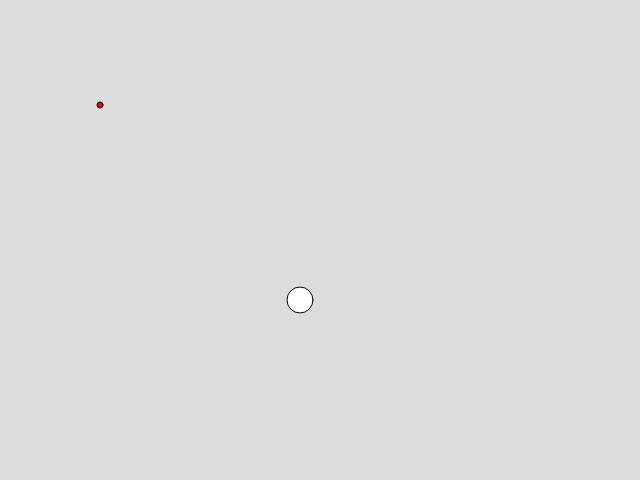
Frame 1 (no input)
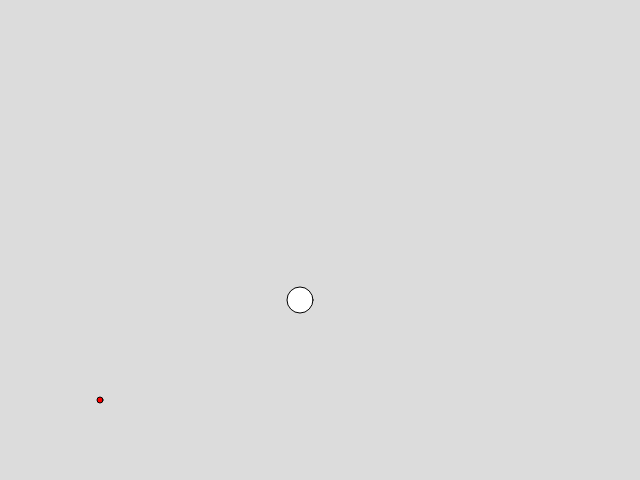
Frame 60 (no input)
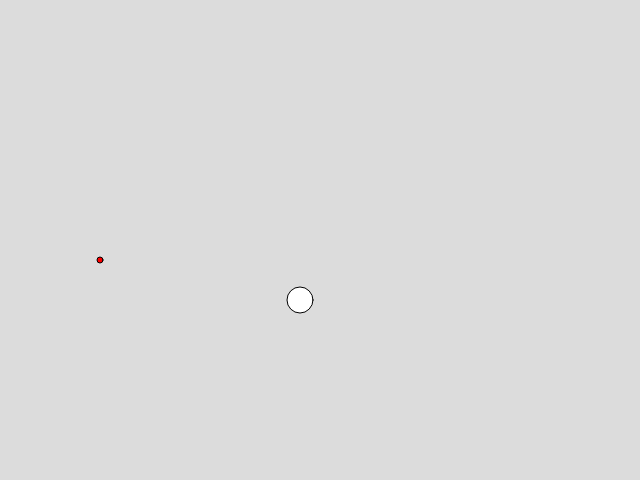
Frame 120 (the mouse pressed at the canvas centre since frame 60)

The p5.js sketch that drew these frames (run headless with seeded random() and noise() and a simulated clock; from frame 60 on, the mouse is pressed at the canvas centre):

// p5.js sketch
// ── sketch.js
var posX = 300;
var posY = 300;
var posObstacleX = 100;
var posObstacleY = 100;
var speed = 5;
var direction = 1;
var rayonPlayer = 13;
var rayonObstacle = 3;
var minimalDistance;
var d;
var s;
var puntos;
var lose = false;
var h_v;

function setup(){
    createCanvas(640, 480);
}

function draw(){
    background(220);

    testCollision();
    score();

    updatePositionCercle();
    testOutOfScreen();
    fill('white');
    circle(posX, posY, rayonPlayer * 2);
    
    fill('red');
    //obstacleMoveHorizontal();
    obstacleMoveVerical();
    circle(posObstacleX, posObstacleY, rayonObstacle * 2);

}

function updatePositionCercle() {
    if(keyIsDown(DOWN_ARROW)) {
        posY += 5;
    }
    if(keyIsDown(UP_ARROW)) {
        posY -= 5;
    }
    if(keyIsDown(LEFT_ARROW)) {
        posX -= 5;
    }
    if(keyIsDown(RIGHT_ARROW)) {
        posX += 5;
    }
}

function testOutOfScreen() {
    if(posX <= 25) {
        posX = 25;
        stroke('red');
        strokeWeight(10);
    }
    if (posX >= 615) {
        posX= 615;
    }
    if(posY <= 25) {
        posY = 25;
    }
    if (posY >= 455) {
        posY= 455;
    }
}

function obstacleMoveHorizontal() {
  
    if(posObstacleX <= 3) {
        direction = 1;
    } 
    if (posObstacleX >= 637) {
        direction = -1;
    }

    posObstacleX = posObstacleX + direction * speed;
}

function obstacleMoveVerical() {
  
    if(posObstacleY <= 3) {
        direction = 1;
    } 
    if (posObstacleY >= 477) {
        direction = -1;
    }

    posObstacleY = posObstacleY + direction * speed;
}

// ressources
// https://p5js.org/examples/motion-circle-collision.html
function testCollision() {
    minimalDistance = rayonPlayer - rayonObstacle;
    d = dist(posObstacleX,posObstacleY, posX, posY) ;
    if (d <= minimalDistance) {
        fill('red');
        lose = true;
    }
    
}

function score() {
 
}
// ── nul.js
function Obstacle() {
    this.posX;
    this.posY;
    this.h_v;
    this.direction;
    this.speed = 5;
    this.dessiner = function() {
        fill('red');
        circle(this.posX, this.posY, 6);
    }

    this.obstacleMoveVerical = function(posObstacleY) {
  
        if(posObstacleY <= 3) {
            this.direction = 1;
        } 
        if (posObstacleY >= 477) {
            this.direction = -1;
        }
    
        posObstacleY = posObstacleY + direction * speed;
    }

    this.obstacleMoveHorizontal = function(posObstacleX) {
  
        if(posObstacleX <= 3) {
            this.direction = 1;
        } 
        if (posObstacleX >= 637) {
            this.direction = -1;
        }
    
        posObstacleX = posObstacleX + this.direction * this.speed;
    }
}
// ── nulle.js
function Obstacle() {
    this.posX = random(5, 630);
    this.posY = random(5, 450);
    this.h_v = random(0,1);
    this.direction = 1;
    this.speed = 5;
    this.rayon = 3;
    this.touche = false;
    let d;
    let minimalDistance;

    this.dessiner = function() {
        fill('red');
        circle(this.posX, this.posY, this.rayon * 2);
    }
    this.HOrV = function(int) {
        if(int == 0) {
            this.obstacleMoveHorizontal(this.posY);
        }
        if(int== 1 ) {
            this.obstacleMoveVerical(this.posX);
        }
    }
    this.obstacleMoveVerical = function(posObstacleY) {
  
        if(posObstacleY <= 3) {
            this.direction = 1;
        } 
        if (posObstacleY >= 477) {
            this.direction = -1;
        }
    
        posObstacleY = posObstacleY + direction * speed;
    }

    this.obstacleMoveHorizontal = function(posObstacleX) {
  
        if(posObstacleX <= 3) {
            this.direction = 1;
        } 
        if (posObstacleX >= 637) {
            this.direction = -1;
        }
    
        posObstacleX = posObstacleX + this.direction * this.speed;
    }

    this.checkCollision = function(other){
        minimalDistance = this.rayon + other.rayon;
        d = dist(this.posX, this.posY, other.posX, other.posY);
        if(d <= minimalDistance) {
            this.touche = true;
        }
    }
}

function Player() {
    this.posX = 320;
    this.posY = 240;
    this.rayon = 25;
    this.points;
    this.s;
    this.lose = false;

    this.TestOutOfScreen = function() {
        if(this.posX <= 25) {
            this.posX = 25;
            stroke('red');
            strokeWeight(10);
        }
        if (this.posX >= 615) {
            this.posX= 615;
        }
        if(this.posY <= 25) {
            this.posY = 25;
        }
        if (this.posY >= 455) {
            this.posY= 455;
        }
    }

    this.UpdatePositionCercle = function() {
        if(keyIsDown(DOWN_ARROW)) {
            this.posY += 5;
        }
        if(keyIsDown(UP_ARROW)) {
            this.posY -= 5;
        }
        if(keyIsDown(LEFT_ARROW)) {
            this.posX -= 5;
        }
        if(keyIsDown(RIGHT_ARROW)) {
            this.posX += 5;
        }
    }

    this.Score = function() {
        fill('red');
        this.s = millis()/ 1000;
        
        if(!this.lose) {
            
            puntos = s;
            text(`${round(s)}`,320, 420,80);
        } 
        if (this.lose) {
            text(`Score: ${round(this.points)}`, 320, 250, 70);
            fill('red');
        }
    }

    this.CheckLoose = function (list) {
        for (let i = 0; i <= list.length; i++) {
            if(list[i].touche) {
                this.lose = true;
            }
        }
    }

    this.Display = function() {
        if (!this.lose) {
            fill("white");
            this.UpdatePositionCercle();
            this.TestOutOfScreen();
            this.CheckLoose();
        }
        this.Score();
        circle(this.posX, this.posY, rayon * 2);
    }
}
